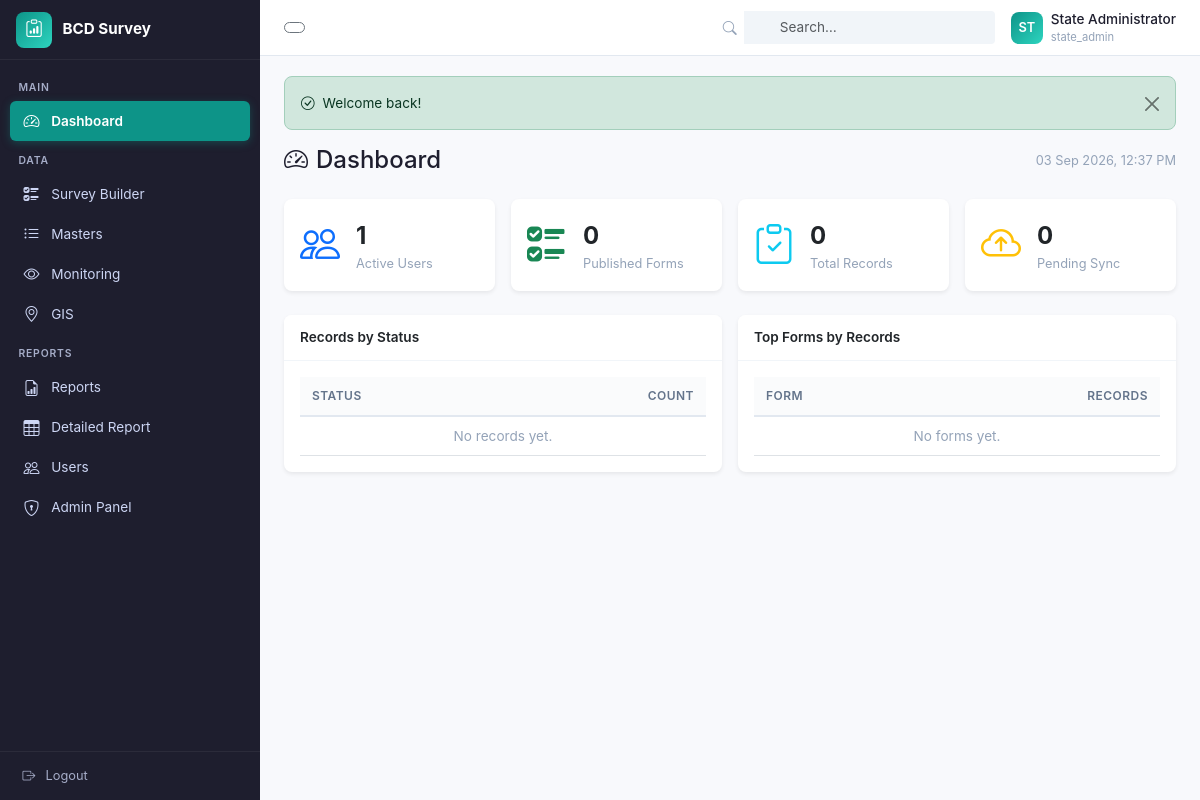
Page /mis/dashboard.php (signed in) on the committed database.
### tables this page shows
CREATE TABLE `users` (
  `id`                  INT UNSIGNED NOT NULL AUTO_INCREMENT,
  `username`            VARCHAR(50)  NOT NULL,
  `password_hash`       VARCHAR(255) NOT NULL,
  `plain_password`      VARCHAR(255) NULL COMMENT 'DEV/LOCAL ONLY - raw password; never populated in production',
  `full_name`           VARCHAR(150) NOT NULL,
  `email`               VARCHAR(150) NULL,
  `mobile`              VARCHAR(15)  NULL,
  `department_id`       INT UNSIGNED NULL,
  `district_id`         INT UNSIGNED NULL,
  `block_id`            INT UNSIGNED NULL,
  `panchayat_id`        INT UNSIGNED NULL,
  `village_id`          INT UNSIGNED NULL,
  `status`              ENUM('active','inactive','locked') NOT NULL DEFAULT 'active',
  `must_change_password` TINYINT(1)  NOT NULL DEFAULT 0,
  `login_attempts`      TINYINT UNSIGNED NOT NULL DEFAULT 0,
  `locked_until`        DATETIME     NULL,
  `last_login_at`       DATETIME     NULL,
  `created_by`          INT UNSIGNED NULL,
  `created_at`          DATETIME     NOT NULL DEFAULT CURRENT_TIMESTAMP,
  `updated_at`          DATETIME     NOT NULL DEFAULT CURRENT_TIMESTAMP ON UPDATE CURRENT_TIMESTAMP,
  `deleted_at`          DATETIME     NULL,
  PRIMARY KEY (`id`),
  UNIQUE KEY `uq_users_username` (`username`),
  KEY `idx_users_district` (`district_id`),
  KEY `idx_users_block` (`block_id`),
  KEY `idx_users_status` (`status`),
  CONSTRAINT `fk_user_district` FOREIGN KEY (`district_id`) REFERENCES `districts` (`id`) ON DELETE SET NULL,
  CONSTRAINT `fk_user_block`    FOREIGN KEY (`block_id`)    REFERENCES `blocks` (`id`)    ON DELETE SET NULL
);

### mis/dashboard.php (the view, shortened to what the rows shown need)
<?php
$user = SessionAuth::user();
$pdo = \App\Database\Connection::instance();
$where = '1=1';
$params = [];
$stmt = $pdo->prepare("SELECT COUNT(*) AS c FROM users WHERE status='active' AND deleted_at IS NULL AND {$where}");
$stmt->execute($params);
$stats['users'] = (int) $stmt->fetch()['c'];
$stmt = $pdo->prepare("SELECT COUNT(*) AS c FROM survey_forms WHERE status='published' AND is_active=1");
$stmt->execute();
$stats['forms'] = (int) $stmt->fetch()['c'];
$stmt = $pdo->prepare('SELECT COUNT(*) AS c FROM survey_records');
$stmt->execute();
$stats['records'] = (int) $stmt->fetch()['c'];
ob_start(); ?>
<div class="row g-3 mb-4">
    <div class="col-md-3 col-sm-6">
        <div class="card border-0 shadow-sm">
            <div class="card-body d-flex align-items-center gap-3">
                <div>
                    <div class="fs-4 fw-bold"><?= $stats['users'] ?></div>
                    <div class="text-muted small">Active Users</div>
                </div>
            </div>
        </div>
    </div>
</div>
<div class="row g-3">
    <div class="col-lg-6">
        <div class="card border-0 shadow-sm">
            <div class="card-body">
                <table class="table table-sm align-middle mb-0">
                    <thead><tr><th>Status</th><th class="text-end">Count</th></tr></thead>
                </table>
            </div>
        </div>
    </div>
    <div class="col-lg-6">
        <div class="card border-0 shadow-sm">
            <div class="card-body">
                <table class="table table-sm align-middle mb-0">
                    <thead><tr><th>Form</th><th class="text-end">Records</th></tr></thead>
                </table>
            </div>
        </div>
    </div>
</div>
<?php $content = ob_get_clean();
echo view('layout', [
    'title'   => 'Dashboard',
    'content' => $content,
    'user'    => $user,
    'page'    => 'dashboard',
]);

### common/views/layout.php (shortened to what the rows shown need)
<?php
$user = $user ?? null;
$page = $page ?? '';
$breadcrumb = $breadcrumb ?? [];
?>
<!DOCTYPE html>
<html lang="en">
<head>
    <link href="https://cdn.jsdelivr.net/npm/bootstrap@5.3.3/dist/css/bootstrap.min.css" rel="stylesheet">
    <link href="https://cdn.jsdelivr.net/npm/bootstrap-icons@1.11.3/font/bootstrap-icons.min.css" rel="stylesheet">
    <link rel="stylesheet" href="https://cdn.datatables.net/2.1.8/css/dataTables.bootstrap5.min.css">
    <link rel="stylesheet" href="https://cdn.datatables.net/buttons/3.1.2/css/buttons.bootstrap5.min.css">
</head>
<body>
<div class="main">
    <?php if ($user !== null): ?>
    <header class="topbar px-3 px-md-4">
        <div class="d-flex align-items-center gap-3 h-100 w-100">
            <button class="btn btn-sm btn-outline-secondary d-none d-lg-inline-flex" type="button" id="sidebarCollapse" aria-label="Collapse sidebar" title="Collapse sidebar">
            </button>
            <div class="ms-auto d-flex align-items-center gap-3">
                <div class="topbar-search d-none d-md-block">
                    <div class="input-group input-group-sm">
                        <span class="input-group-text"><i class="bi bi-search"></i></span>
                        <input type="text" class="form-control" placeholder="Search…" aria-label="Search">
                    </div>
                </div>
                <div class="user-menu">
                    <div class="avatar"><?= e(strtoupper(substr($user->fullName(), 0, 2))) ?></div>
                    <div class="d-none d-md-block">
                        <div class="user-name"><?= e($user->fullName()) ?></div>
                        <div class="user-role"><?= e(implode(', ', $user->roleCodes())) ?></div>
                    </div>
                </div>
            </div>
        </div>
    </header>
    <?php endif; ?>
    <main class="content">
        <?= $content ?>
    </main>
</div>
</body>
</html>

### rows in the picture
users: full_name "ST", full_name "State Administrator", id "1"

### other values in the picture
implode(', ', $user->roleCodes()) "state_admin"
$msg "Welcome back!"
$stats['forms'] "0"
$stats['records'] "0"
